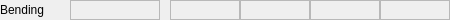
<?xml version="1.0" encoding="UTF-8"?>
<ui version="4.0">
 <class>VacuumCellWidget</class>
 <widget class="QWidget" name="VacuumCellWidget">
  <property name="geometry">
   <rect>
    <x>0</x>
    <y>0</y>
    <width>450</width>
    <height>20</height>
   </rect>
  </property>
  <property name="windowTitle">
   <string>Form</string>
  </property>
  <layout class="QHBoxLayout" name="horizontalLayout">
   <property name="spacing">
    <number>0</number>
   </property>
   <property name="leftMargin">
    <number>0</number>
   </property>
   <property name="topMargin">
    <number>0</number>
   </property>
   <property name="rightMargin">
    <number>0</number>
   </property>
   <property name="bottomMargin">
    <number>0</number>
   </property>
   <item>
    <widget class="QLabel" name="lblTitle">
     <property name="sizePolicy">
      <sizepolicy hsizetype="MinimumExpanding" vsizetype="Fixed">
       <horstretch>0</horstretch>
       <verstretch>0</verstretch>
      </sizepolicy>
     </property>
     <property name="maximumSize">
      <size>
       <width>16777215</width>
       <height>20</height>
      </size>
     </property>
     <property name="text">
      <string>Bending</string>
     </property>
    </widget>
   </item>
   <item>
    <spacer name="horizontalSpacer_4">
     <property name="orientation">
      <enum>Qt::Horizontal</enum>
     </property>
     <property name="sizeType">
      <enum>QSizePolicy::Fixed</enum>
     </property>
     <property name="sizeHint" stdset="0">
      <size>
       <width>5</width>
       <height>17</height>
      </size>
     </property>
    </spacer>
   </item>
   <item>
    <widget class="QELabel" name="lblIMG">
     <property name="sizePolicy">
      <sizepolicy hsizetype="Fixed" vsizetype="Fixed">
       <horstretch>0</horstretch>
       <verstretch>0</verstretch>
      </sizepolicy>
     </property>
     <property name="minimumSize">
      <size>
       <width>90</width>
       <height>20</height>
      </size>
     </property>
     <property name="maximumSize">
      <size>
       <width>16777215</width>
       <height>20</height>
      </size>
     </property>
     <property name="frameShape">
      <enum>QFrame::StyledPanel</enum>
     </property>
     <property name="variable" stdset="0">
      <string>$(group):getPressure</string>
     </property>
     <property name="variableSubstitutions" stdset="0">
      <string>group=SRC01-VA-IMG1</string>
     </property>
     <property name="precision">
      <number>3</number>
     </property>
     <property name="useDbPrecision">
      <bool>false</bool>
     </property>
     <property name="addUnits">
      <bool>false</bool>
     </property>
     <property name="notation" stdset="0">
      <enum>QE::Scientific</enum>
     </property>
    </widget>
   </item>
   <item>
    <spacer name="horizontalSpacer_5">
     <property name="orientation">
      <enum>Qt::Horizontal</enum>
     </property>
     <property name="sizeType">
      <enum>QSizePolicy::Fixed</enum>
     </property>
     <property name="sizeHint" stdset="0">
      <size>
       <width>10</width>
       <height>14</height>
      </size>
     </property>
    </spacer>
   </item>
   <item>
    <widget class="QELabel" name="lblIP1">
     <property name="sizePolicy">
      <sizepolicy hsizetype="Fixed" vsizetype="Fixed">
       <horstretch>0</horstretch>
       <verstretch>0</verstretch>
      </sizepolicy>
     </property>
     <property name="minimumSize">
      <size>
       <width>70</width>
       <height>20</height>
      </size>
     </property>
     <property name="maximumSize">
      <size>
       <width>70</width>
       <height>20</height>
      </size>
     </property>
     <property name="frameShape">
      <enum>QFrame::StyledPanel</enum>
     </property>
     <property name="variable" stdset="0">
      <string>SRC$(cell)-VA-IP$(ip):getPressure</string>
     </property>
     <property name="variableSubstitutions" stdset="0">
      <string/>
     </property>
     <property name="precision">
      <number>1</number>
     </property>
     <property name="useDbPrecision">
      <bool>false</bool>
     </property>
     <property name="addUnits">
      <bool>false</bool>
     </property>
     <property name="notation" stdset="0">
      <enum>QE::Scientific</enum>
     </property>
    </widget>
   </item>
   <item>
    <widget class="QELabel" name="lblIP2">
     <property name="sizePolicy">
      <sizepolicy hsizetype="Fixed" vsizetype="Fixed">
       <horstretch>0</horstretch>
       <verstretch>0</verstretch>
      </sizepolicy>
     </property>
     <property name="minimumSize">
      <size>
       <width>70</width>
       <height>20</height>
      </size>
     </property>
     <property name="maximumSize">
      <size>
       <width>70</width>
       <height>20</height>
      </size>
     </property>
     <property name="frameShape">
      <enum>QFrame::StyledPanel</enum>
     </property>
     <property name="variable" stdset="0">
      <string>SRC$(cell)-VA-IP$(ip):getPressure</string>
     </property>
     <property name="precision">
      <number>1</number>
     </property>
     <property name="useDbPrecision">
      <bool>false</bool>
     </property>
     <property name="addUnits">
      <bool>false</bool>
     </property>
     <property name="notation" stdset="0">
      <enum>QE::Scientific</enum>
     </property>
    </widget>
   </item>
   <item>
    <widget class="QELabel" name="lblIP3">
     <property name="sizePolicy">
      <sizepolicy hsizetype="Fixed" vsizetype="Fixed">
       <horstretch>0</horstretch>
       <verstretch>0</verstretch>
      </sizepolicy>
     </property>
     <property name="minimumSize">
      <size>
       <width>70</width>
       <height>20</height>
      </size>
     </property>
     <property name="maximumSize">
      <size>
       <width>70</width>
       <height>20</height>
      </size>
     </property>
     <property name="frameShape">
      <enum>QFrame::StyledPanel</enum>
     </property>
     <property name="variable" stdset="0">
      <string>SRC$(cell)-VA-IP$(ip):getPressure</string>
     </property>
     <property name="precision">
      <number>1</number>
     </property>
     <property name="useDbPrecision">
      <bool>false</bool>
     </property>
     <property name="addUnits">
      <bool>false</bool>
     </property>
     <property name="notation" stdset="0">
      <enum>QE::Scientific</enum>
     </property>
    </widget>
   </item>
   <item>
    <widget class="QELabel" name="lblIP4">
     <property name="enabled">
      <bool>false</bool>
     </property>
     <property name="sizePolicy">
      <sizepolicy hsizetype="Fixed" vsizetype="Fixed">
       <horstretch>0</horstretch>
       <verstretch>0</verstretch>
      </sizepolicy>
     </property>
     <property name="minimumSize">
      <size>
       <width>70</width>
       <height>20</height>
      </size>
     </property>
     <property name="maximumSize">
      <size>
       <width>70</width>
       <height>20</height>
      </size>
     </property>
     <property name="frameShape">
      <enum>QFrame::StyledPanel</enum>
     </property>
     <property name="variable" stdset="0">
      <string>SRC$(cell)-VA-IP$(ip):getPressure</string>
     </property>
     <property name="precision">
      <number>1</number>
     </property>
     <property name="useDbPrecision">
      <bool>false</bool>
     </property>
     <property name="addUnits">
      <bool>false</bool>
     </property>
     <property name="notation" stdset="0">
      <enum>QE::Scientific</enum>
     </property>
    </widget>
   </item>
  </layout>
 </widget>
 <customwidgets>
  <customwidget>
   <class>QELabel</class>
   <extends>QLabel</extends>
   <header>QELabel.h</header>
  </customwidget>
 </customwidgets>
 <resources/>
 <connections/>
</ui>
